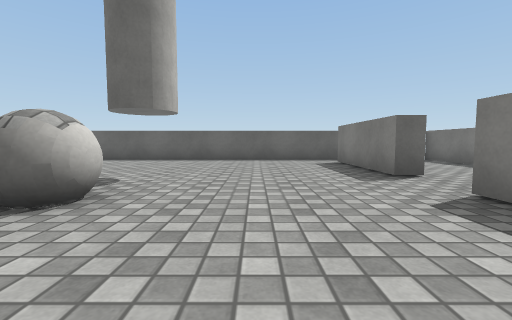
View 1 (above)

12 first-person views from a walk through a Unity game level. The camera is 0.58 m above the floor, tilts 4° down and sees 90° across. The floor is counted in squares, 1 m on a side. Each view is taken from the middle of a square. On the plan, view 1 faces up. The plan holds only what a view shows up to about 9 squares ahead; the rest is blank. Surface patterns are stand-ins for the level's own textures.

View 2
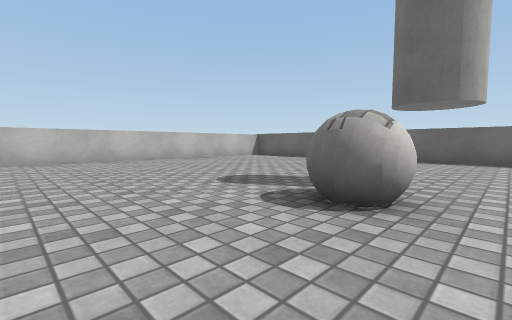

View 3
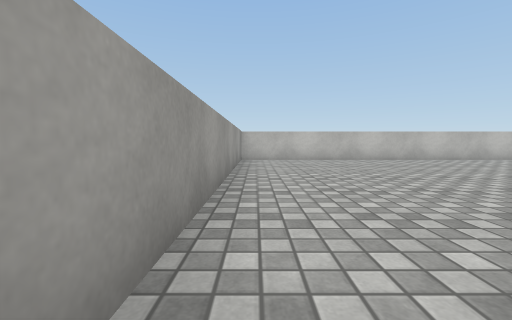

View 4
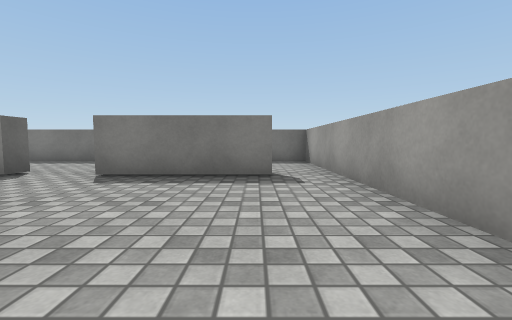

View 5
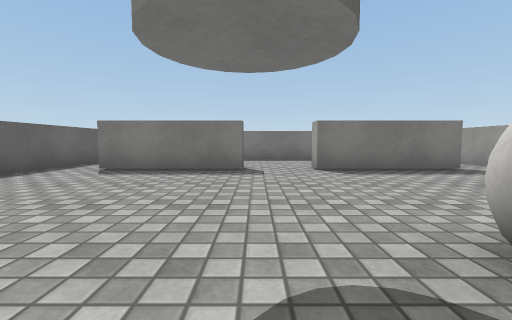

View 6
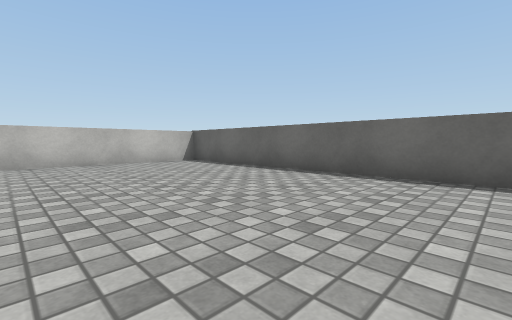

View 7
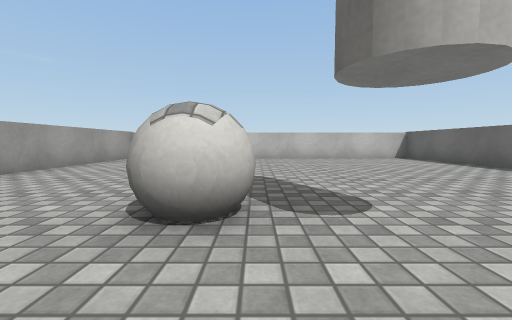

View 8
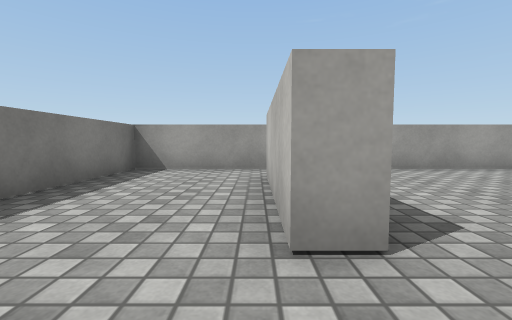

View 9
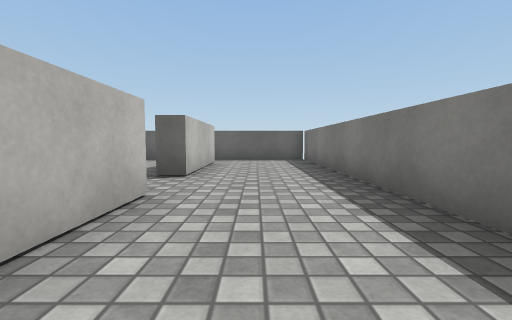

View 10
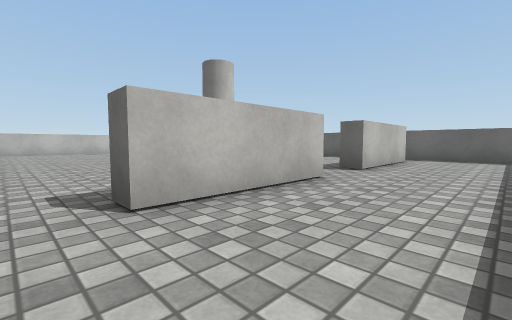

View 11
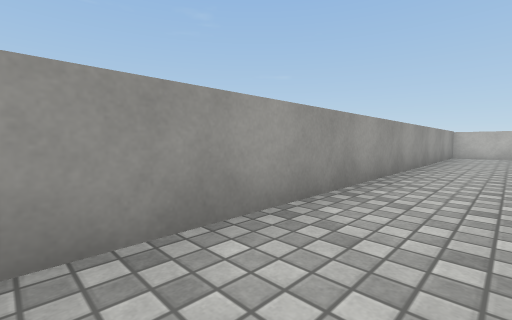

View 12
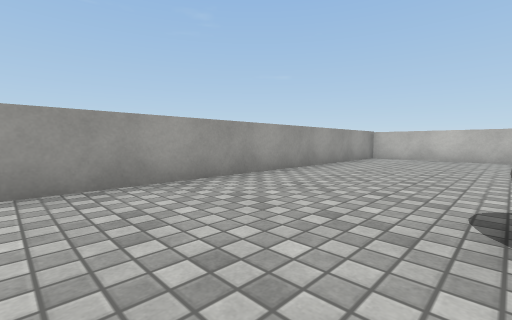

### Floor plan
Points are (right, up) in squares from view 1. A wall is a line through its corners. A room is listed if a view was taken in it or the views show most of it. See-through windows are left out.
Room 1 (views 1, 2, 3, 4, 5, 6, 7, 8, 11, 12)
walls: (2.8, 4.3) (2.3, 4.3) (2.3, 7.4); (2.8, -0.3) (2.3, -0.3) (2.3, 2.7) (2.8, 2.7); (3.6, 8.5) (-9.4, 8.5) (-9.4, -1.5) (3.6, -1.5)
ways out: opening at (3, -1) to room 2; opening at (3, 3.5) to room 2; opening at (3, 8) to room 2
objects: other object (-2, 2) to (-2, 3)
Room 2 (views 9, 10)
walls: (2.8, 2.7) (2.8, -0.3); (2.8, 7.4) (2.8, 4.3); (3.6, -1.5) (5.6, -1.5) (5.6, 8.5) (3.6, 8.5)
ways out: opening at (3, -1) to room 1; opening at (3, 3.5) to room 1; opening at (3, 8) to room 1

Where each view was taken, in squares from view 1:
view 1: 0 up, 0 right, facing up
view 2: 0 up, 1 left, facing up-left
view 3: 1 down, 1 left, facing left
view 4: 0 up, 2 left, facing right
view 5: 4 up, 3 left, facing right
view 6: 4 up, 2 left, facing up-left
view 7: 3 up, 0 right, facing left
view 8: 4 up, 3 right, facing down
view 9: 0 up, 4 right, facing up
view 10: 1 down, 5 right, facing up-left
view 11: 0 up, 2 right, facing down-left
view 12: 2 up, 0 right, facing down-left
